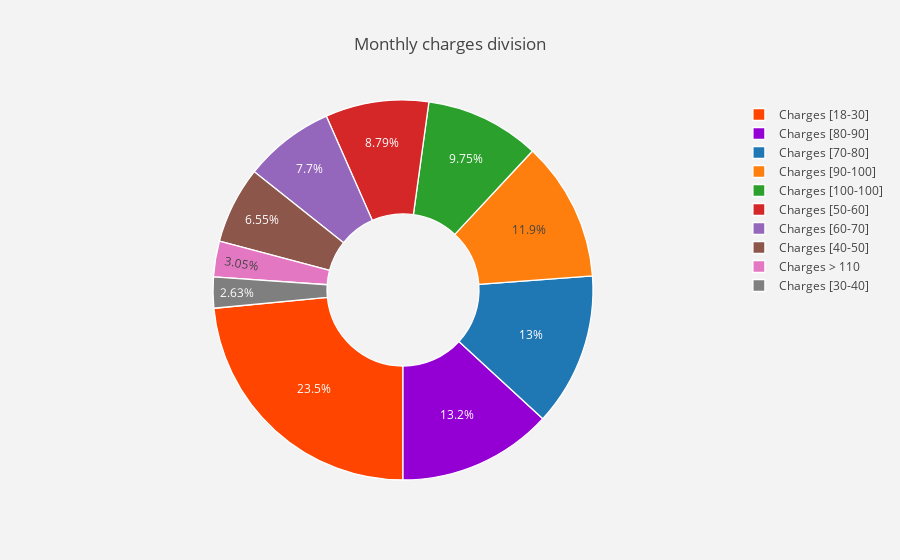

Notebook code for this chart:
### Code cell
def groupcharges(tlc_db) :
    
    if tlc_db["MonthlyCharges"] <= 30 :
        return "Charges [18-30]"
    elif (tlc_db["MonthlyCharges"] > 30) & (tlc_db["MonthlyCharges"] <= 40 ):
        return "Charges [30-40]"
    elif (tlc_db["MonthlyCharges"] > 40) & (tlc_db["MonthlyCharges"] <= 50) :
        return "Charges [40-50]"
    elif (tlc_db["MonthlyCharges"] > 50) & (tlc_db["MonthlyCharges"] <= 60) :
        return "Charges [50-60]"
    elif (tlc_db["MonthlyCharges"] > 60) & (tlc_db["MonthlyCharges"] <= 70) :
        return "Charges [60-70]"
    elif (tlc_db["MonthlyCharges"] > 70) & (tlc_db["MonthlyCharges"] <= 80) :
        return "Charges [70-80]"
    elif (tlc_db["MonthlyCharges"] > 80) & (tlc_db["MonthlyCharges"] <= 90) :
        return "Charges [80-90]"
    elif (tlc_db["MonthlyCharges"] > 90) & (tlc_db["MonthlyCharges"] <= 100) :
        return "Charges [90-100]"
    elif (tlc_db["MonthlyCharges"] > 100) & (tlc_db["MonthlyCharges"] <= 110) :
        return "Charges [100-100]"
    elif tlc_db["MonthlyCharges"] > 110 :
        return "Charges > 110"
tlc_db["Charges_grouped"] = tlc_db.apply(lambda tlc_db:groupcharges(tlc_db),
                                      axis = 1)

lab = tlc_db["Charges_grouped"].value_counts().keys().tolist()
#values
val = tlc_db["Charges_grouped"].value_counts().values.tolist()

trace = pgo.Pie(labels = lab ,
               values = val ,
               marker = dict(colors =  [ 'orangered' ,'darkviolet'],
                             line = dict(color = "white",
                                         width =  1.3)
                            ),
               rotation = 180,
               hoverinfo = "label+value+text",
               hole = .4
              )
layout = pgo.Layout(dict(title = "Monthly charges division",
                        plot_bgcolor  = "rgb(243,243,243)",
                        paper_bgcolor = "rgb(243,243,243)",
                       )
                  )

data = [trace]
fig = pgo.Figure(data = data,layout = layout)
py.iplot(fig)

### Figure 1 — Plotly figure (JSON) as saved in the notebook; plotly's stock layout.template omitted (floating-point values rounded to 4 significant figures)
{"data": [{"hole": 0.4, "hoverinfo": "label+value+text", "labels": ["Charges [18-30]", "Charges [80-90]", "Charges [70-80]", "Charges [90-100]", "Charges [100-100]", "Charges [50-60]", "Charges [60-70]", "Charges [40-50]", "Charges > 110", "Charges [30-40]"], "marker": {"colors": ["orangered", "darkviolet"], "line": {"color": "white", "width": 1.3}}, "rotation": 180, "type": "pie", "uid": "d348b6da-df9f-4057-9c2b-8e71bc6ec417", "values": [1653, 927, 917, 837, 687, 619, 542, 461, 215, 185]}], "layout": {"paper_bgcolor": "rgb(243,243,243)", "plot_bgcolor": "rgb(243,243,243)", "title": {"text": "Monthly charges division"}}}
